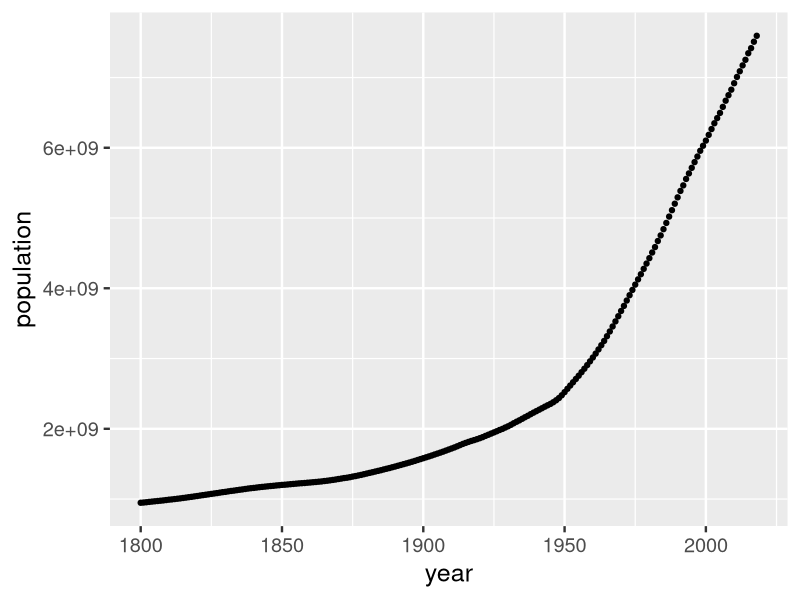
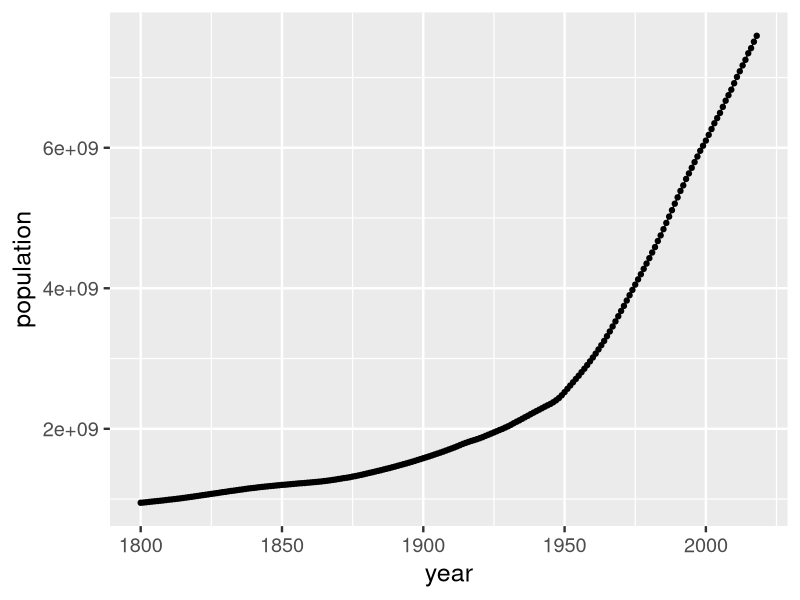
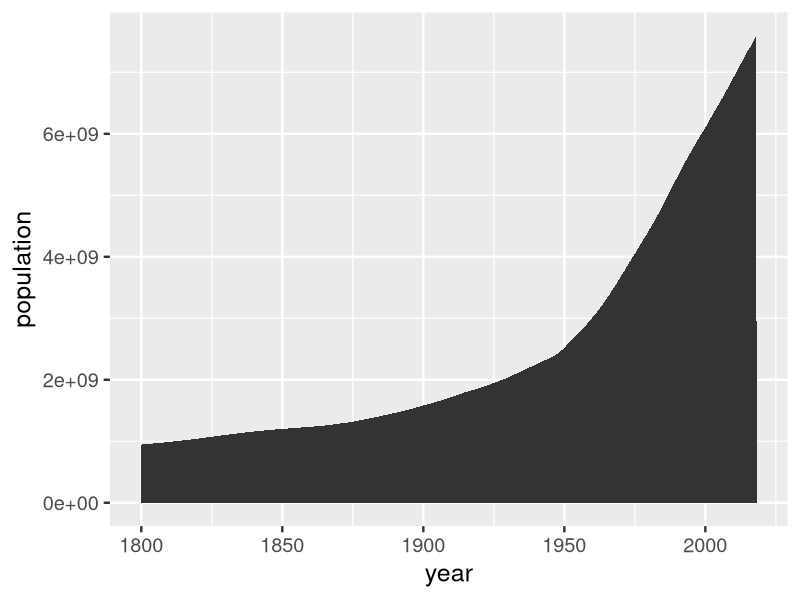
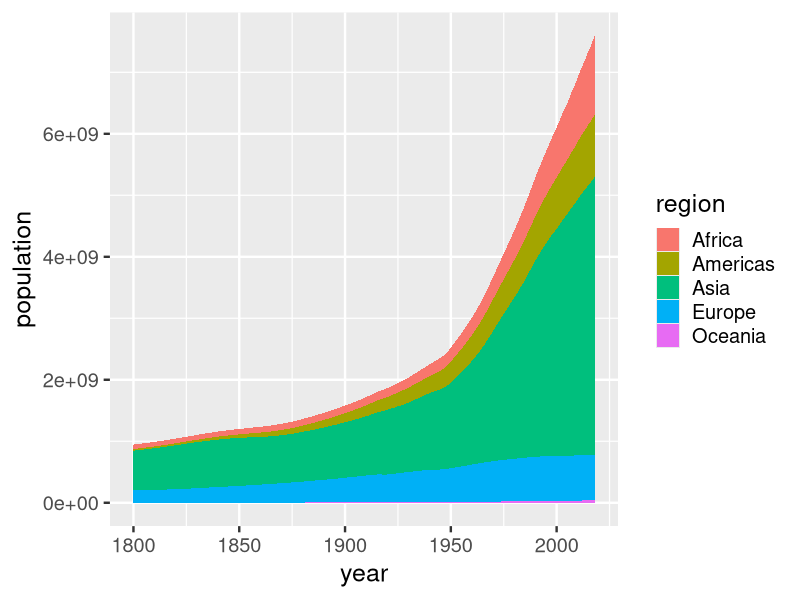
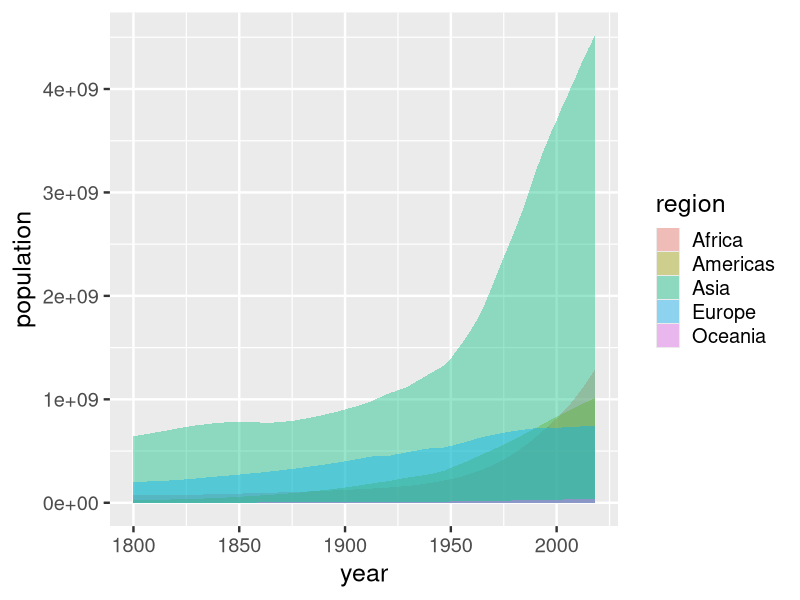
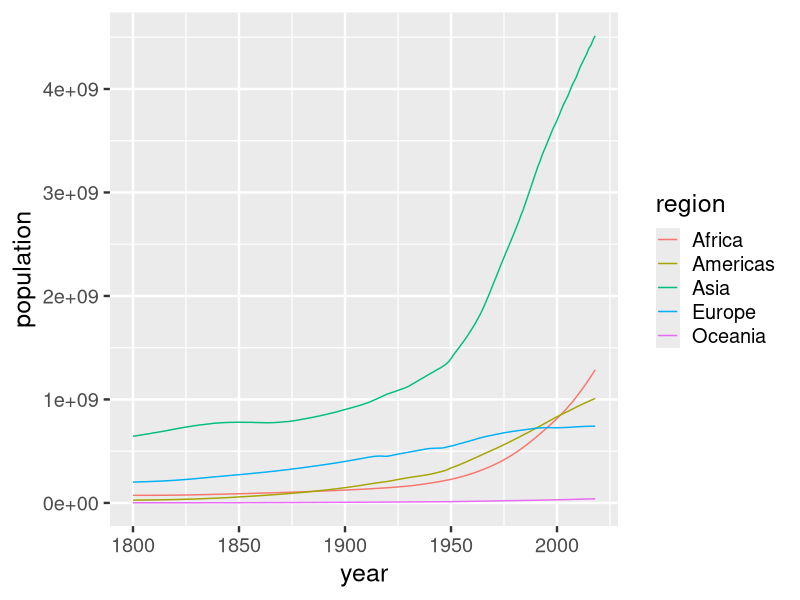

Source code (R) for these figures, in order:
## ---- chunk 1
#| label: load-order-r
library(tidyverse)
theme_set(theme_gray(base_size = 18))

world <- read_csv('data/gapminder_world_trends.csv')
regions <- read_csv('data/gapminder_region_trends.csv')
world
## ---- chunk 2
#| label: order-glimpse-r
glimpse(world)
glimpse(regions)
## ---- chunk 3
#| label: population-points-gg
ggplot(world, aes(x = year, y = population)) +
    geom_point()
## ---- chunk 4
#| label: population-line-gg
ggplot(world, aes(x = year, y = population)) +
    geom_line() +
    geom_point()
## ---- chunk 5
#| label: population-area-gg
ggplot(world, aes(x = year, y = population)) +
    geom_area()
## ---- chunk 6
#| label: population-stacked-gg
ggplot(regions, aes(x = year, y = population, fill = region)) +
    geom_area()
## ---- chunk 7
#| label: population-dodged-gg
ggplot(regions, aes(x = year, y = population, fill = region)) +
    geom_area(position = 'dodge', alpha = 0.4)
## ---- chunk 8
#| label: region-lines-gg
ggplot(regions, aes(x = year, y = population, color = region)) +
    geom_line()
